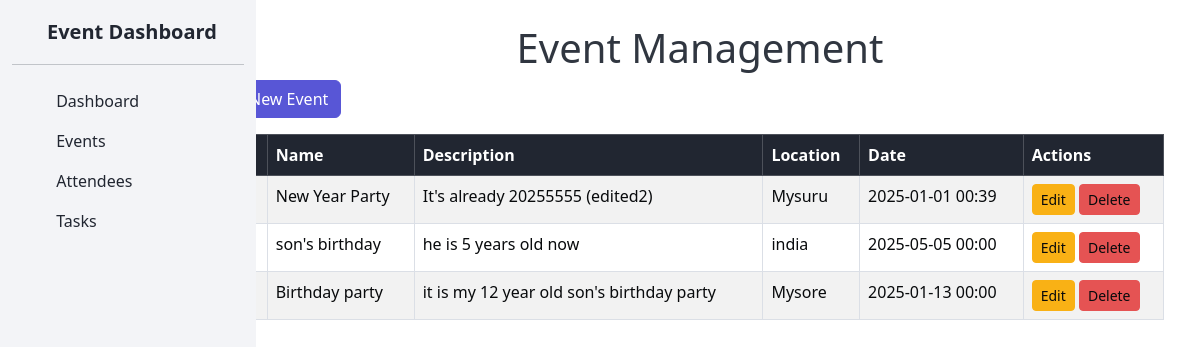
Screenshot of /events/ with the database file from the repository.
### events/models.py (models this page shows, shortened)
class Event(models.Model):
    name = models.CharField(max_length=200)
    description = models.TextField()
    location = models.CharField(max_length=200)
    date = models.DateTimeField()
    attendees = models.ManyToManyField('Attendee', related_name='events', blank=False)

### events/views.py (the view)
# urls.py: path('events/', views.event_list, name='event_list'),
def event_list(request):
    events = Event.objects.all()
    return render(request, 'events/index.html', {'events': events})

### events/templates/events/index.html (shortened to what this page needs)
{% extends 'events/navbar.html' %}
{% block content %}
<div class="container mt-4">
    <h1 class="text-center">Event Management</h1>
    <a href="{% url 'event_create' %}" class="btn btn-primary mb-3">New Event</a>
    <div class="table-responsive">
        <table class="table table-striped table-bordered">
            <thead class="table-dark">
                <tr>
                    <th>#</th>
                    <th>Name</th>
                    <th>Description</th>
                    <th>Location</th>
                    <th>Date</th>
                    <th>Actions</th>
                </tr>
            </thead>
            <tbody>
                {% for event in events %}
                <tr>
                    <td>{{ forloop.counter }}</td>
                    <td>{{ event.name }}</td>
                    <td>{{ event.description }}</td>
                    <td>{{ event.location }}</td>
                    <td>{{ event.date|date:"Y-m-d H:i" }}</td>
                    <td>
                        <a href="{% url 'event_update' event.pk %}" class="btn btn-warning btn-sm">Edit</a>
                        <a href="{% url 'event_delete' event.pk %}" class="btn btn-danger btn-sm">Delete</a>
                    </td>
                </tr>
                {% empty %}
                <tr>
                    <td colspan="6" class="text-center">No events available.</td>
                </tr>
                {% endfor %}
            </tbody>
        </table>
    </div>
</div>
{% endblock %}

### rows the page displays
Event: name "New Year Party", description "It's already 20255555 (edited2)", location "Mysuru", date "2025-01-01 00:39"
Event: name "son's birthday", description "he is 5 years old now", location "india", date "2025-05-05 00:00"
Event: name "Birthday party", description "it is my 12 year old son's birthday party", location "Mysore", date "2025-01-13 00:00"
